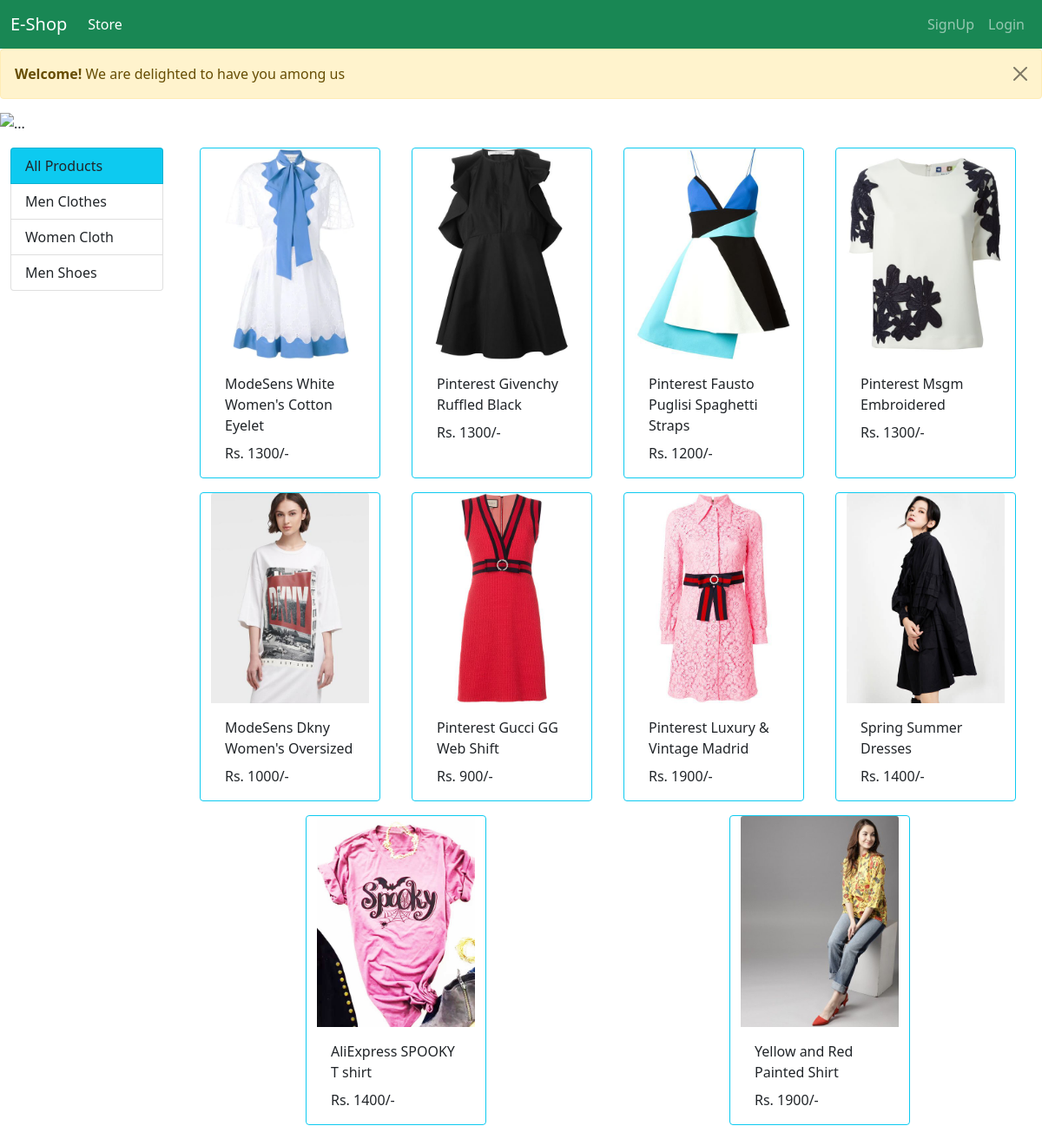
/?category=7, run on the app's committed database.
### store/models/category.py (models this page shows, shortened)
class Category(models.Model):
    name=models.CharField(max_length=40)
    @staticmethod
    def get_all_categories():
        return Category.objects.all()

### store/models/product.py (models this page shows, shortened)
class Product(models.Model):
    name=models.CharField(max_length=50)
    price=models.IntegerField(default=0)
    category=models.ForeignKey(Category, on_delete=models.CASCADE,default=1)
    description= models.CharField(max_length=200,default='')
    image=models.ImageField(upload_to='upload/product/')
    @staticmethod
    def get_all_products_by_category_id(category_id):
        if category_id:
            return Product.objects.filter(category= category_id)
        else:
            return Product.objects.all()

### store/views/home.py (the view, shortened to what this page needs)
# urls.py: path('', Index.as_view(), name='homepage'),
class Index(View):
    def get(self, request):
        cart=request.session.get('cart')
        if not cart:
            request.session['cart']={}
        products = None
        categories = Category.get_all_categories()
        category_id = request.GET.get('category')
        if category_id:
            products = Product.get_all_products_by_category_id(category_id)
        else:
            products = Product.get_all_products()
        data = {}
        data['products'] = products
        data['categories'] = categories
        return render(request, "index.html", data)

### store/templatetags/cart.py (called while the page is built)
@register.filter(name='is_in_cart')
def is_in_cart(product,cart):
    keys=cart.keys()
    for id in keys:
        if int(id)==product.id:
            return True
    return False

@register.filter(name='for_currency')
def for_currency(number):
    return "Rs. " + str(number) + "/-"

### store/templates/index.html (shortened to what this page needs)
{% extends 'base.html' %}
{% block content %}
{% load cart %}
<div class="alert alert-warning alert-dismissible fade show" role="alert">
	<strong>Welcome!</strong> We are delighted to have you among us
	<button type="button" class="btn-close" data-bs-dismiss="alert" aria-label="Close"></button>
</div>
<div class="container-fluid mt-0 px-0">
	<div id="carouselExampleIndicators" class="carousel slide" data-bs-ride="carousel">
		<div class="carousel-indicators">
			<button type="button" data-bs-target="#carouselExampleIndicators" data-bs-slide-to="0" class="active"
				aria-current="true" aria-label="Slide 1"></button>
			<button type="button" data-bs-target="#carouselExampleIndicators" data-bs-slide-to="1"
				aria-label="Slide 2"></button>
			<button type="button" data-bs-target="#carouselExampleIndicators" data-bs-slide-to="2"
				aria-label="Slide 3"></button>
		</div>
		<div class="carousel-inner">
			<div class="carousel-item active">
				<img src="https://source.unsplash.com/1900x500/?pent" class="d-block w-100" alt="..." />
			</div>
		</div>
		<button class="carousel-control-prev" type="button" data-bs-target="#carouselExampleIndicators"
			data-bs-slide="prev">
			<span class="carousel-control-prev-icon" aria-hidden="true"></span>
		</button>
		<button class="carousel-control-next" type="button" data-bs-target="#carouselExampleIndicators"
			data-bs-slide="next">
			<span class="carousel-control-next-icon" aria-hidden="true"></span>
		</button>
	</div>
</div>
<div class="container-fluid mt-3">
	<div class="row">
		<div class="col-lg-2 mx-auto" >
			<div class="list-group">
				<a href="/" class="list-group-item list-group-item-action bg-info">All Products</a>
				{% for category in categories %}
				<a href="/?category={{category.id}}"
					class="list-group-item list-group-item-action" id="category_color">{{category.name}}</a>
				{% endfor %}
			</div>
		</div>
		<div id='products' class="col-lg-10 mx-auto ">
			<div class="row mx-auto">
				{% for product in products %}
				<div class="card mx-auto mb-3 border-info" id={{product.id}} style="width: 13rem;">
					<img class="card-img-top" src="{{product.image.url}}" alt="Card image cap">
					<div class="card-body">
						<p class="card-title">{{product.name}}</p>
						<p class="card-text">{{product.price|for_currency}}</p>
					</div>
				</div>
				{% endfor %}
			</div>
		</div>
	</div>
</div>
{% endblock %}

### data on the page
Category: name "Men Clothes"
Category: name "Women Cloth"
Category: name "Men Shoes"
Product: image (picture), name "ModeSens White Women's Cotton Eyelet", price|for_currency "Rs. 1300/-"
Product: image (picture), name "Pinterest Givenchy Ruffled Black", price|for_currency "Rs. 1300/-"
Product: image (picture), name "Pinterest Fausto Puglisi Spaghetti Straps", price|for_currency "Rs. 1200/-"
Product: image (picture), name "Pinterest Msgm Embroidered", price|for_currency "Rs. 1300/-"
Product: image (picture), name "ModeSens Dkny Women's Oversized", price|for_currency "Rs. 1000/-"
Product: image (picture), name "Pinterest Gucci GG Web Shift", price|for_currency "Rs. 900/-"
Product: image (picture), name "Pinterest Luxury & Vintage Madrid", price|for_currency "Rs. 1900/-"
Product: image (picture), name "Spring Summer Dresses", price|for_currency "Rs. 1400/-"
Product: image (picture), name "AliExpress SPOOKY T shirt", price|for_currency "Rs. 1400/-"
Product: image (picture), name "Yellow and Red Painted Shirt", price|for_currency "Rs. 1900/-"
